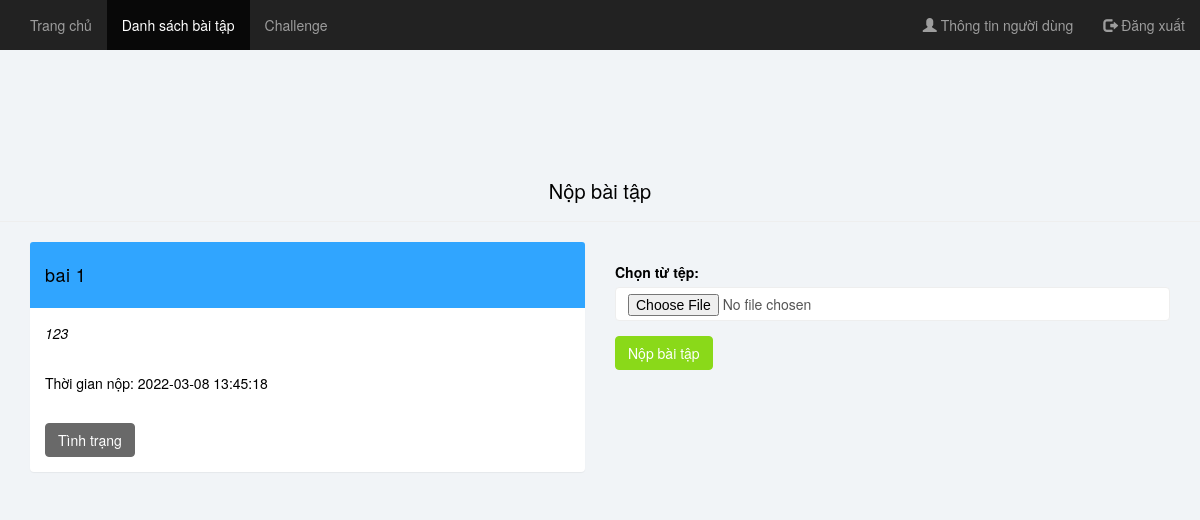
Page /exercise/sbmexercise.php?exerciseId=21 (signed in) on the committed database.
### tables this page shows
CREATE TABLE `exercise` (
  `id` int(11) NOT NULL,
  `teacherId` int(11) NOT NULL,
  `title` varchar(50) NOT NULL,
  `description` varchar(1000) DEFAULT NULL,
  `filePath` varchar(200) NOT NULL,
  `modified_time` datetime NOT NULL
);

### exercise/sbmExercise.php (the view, shortened to what this page needs)
<?php
require_once "../connect.php";
$exercise_sql_query = "SELECT id, title, description, filePath, modified_time FROM exercise where id = ?";
if ($stmt = mysqli_prepare($conn, $exercise_sql_query)) {
      mysqli_stmt_bind_param($stmt, "i", $_GET["exerciseId"]);
        if (mysqli_stmt_execute($stmt)) {
            $exercise_sql_result = $stmt->get_result();
            if (!($row = $exercise_sql_result ->fetch_assoc())) {
                echo "Không tồn tại!";
                exit;
            }
        }
        else {
            echo "Lỗi kết nối!";
            exit;
        }
}
?>
<!DOCTYPE html>
<html>
    <head>
        <link rel="stylesheet" href="https://maxcdn.bootstrapcdn.com/bootstrap/3.4.1/css/bootstrap.min.css">
        <link rel='stylesheet' href='../styles/mycss.css'>
        <link rel="stylesheet" href="../styles/styles.css">
    </head>
    <body>
        <nav class="navbar navbar-inverse navbar-fixed-top">
            <div class="container-fluid">
                <ul class="nav navbar-nav">
                    <li><a href="../index.php">Trang chủ</a></li>
                    <li class='active'><a href="listExercise.php"><?php if ($_SESSION["type"] == "teacher") echo "Thêm bài tập"; else echo "Danh sách bài tập" ?></a></li>
                    <li><a href="../challenge/listChallenge.php"><?php if ($_SESSION["type"] == "teacher") echo "Thêm challenge"; else echo "Challenge" ?></a></li>
                </ul>
                <ul class="nav navbar-nav navbar-right">
                    <li><a href="../user/profile.php?username=<?php echo $_SESSION['username']?>"><span class="glyphicon glyphicon-user"></span> Thông tin người dùng</a></li>
                    <li><a href="../logout.php"><span class="glyphicon glyphicon-log-out"></span> Đăng xuất</a></li>
                </ul>
            </div>
        </nav>
        <div class='page-header'>
            <br><br>
            <h1>Nộp bài tập</h1>
        </div>
        <div class='container'>
            <div class='row'>
                <div class='col-lg-6'>
                    <div class='panel panel-primary'>
                        <div class="panel-heading"><?= $row['title'] ?></div>
                        <div class="panel-body"><i><?= $row['description'] ?></i></div>
                        <div class='panel-body'>Thời gian nộp: <?= $row['modified_time'] ?></div>
                        <div class='panel-body'><a class='btn btn-warning' href='<?= $row['filePath'] ?>'>Tình trạng</a></div>
                    </div>
                </div>
                <div class='col-lg-6'>
                    <br>
                    <form action='' method='post' enctype='multipart/form-data'>
                        <div class='form-group'>
                            <label for='fileToUpload'>Chọn từ tệp: </label>
                            <input class='form-control' type="file" name="fileToUpload" id="fileToUpload" required>
                        </div>
                        <input class='btn btn-success' type="submit" value="Nộp bài tập" name="submit">
                    </form>
                </div>
            </div>
        </div>
    </body>
</html>

### styles/mycss.css (style rules this page uses)
.page-header { margin-top: 70px; text-align: center; }
body { font-family: "Helvetica Neue",Helvetica,Arial,sans-serif; background-color: white; color: #ffffff; }
input, textarea { color: #000000; }
.panel-body { color: black; }

### styles/styles.css (style rules this page uses)
body { font-family: "Helvetica Neue",Helvetica,Arial,sans-serif; background: #f1f4f7; padding-top: 50px; color: black; }
a, a:hover, a:focus { color: #000; }
h1, h2, h3, h4, h5, h6 { color: black; }
h1 { font-weight: 200; font-size: 20px; }
.panel-primary>.panel-heading { background-color: #30a5ff; border-color: #195f96; color: #000; padding: 10px 15px; border-bottom: 1px solid transparent; border-top-left-radius: 3px; border-top-right-radius: 3px; color: inherit; }
.panel-body { padding: 15px; }
.panel-heading { background-color: #30a5ff; border-color: #195f96; color: #000; padding: 10px 15px; border-bottom: 1px solid transparent; border-top-left-radius: 3px; border-top-right-radius: 3px; }
.form-control { border: 1px solid #eee; box-shadow: none; }
.btn-success, .btn-success:hover, .btn-success:focus, .btn-success:active, .btn-success.active, .open > .dropdown-toggle.btn-success, .btn-success.disabled, .btn-success[disabled], fieldset[disabled] .btn-success, .btn-success.disabled:hover, .btn-success[disabled]:hover, fieldset[disabled] .btn-success:hover, .btn-success.disabled:focus, .btn-success[disabled]:focus, fieldset[disabled] .btn-success:focus, .btn-success.disabled:active, .btn-success[disabled]:active, fieldset[disabled] .btn-success:active, .btn-success.disabled.active, .btn-success[disabled].active, fieldset[disabled] .btn-success.active { background-color: #8ad919; border-color: #8ad919; }
.btn-warning, .btn-warning:hover, .btn-warning:focus, .btn-warning:active, .btn-warning.active, .open > .dropdown-toggle.btn-warning, .btn-warning.disabled, .btn-warning[disabled], fieldset[disabled] .btn-warning, .btn-warning.disabled:hover, .btn-warning[disabled]:hover, fieldset[disabled] .btn-warning:hover, .btn-warning.disabled:focus, .btn-warning[disabled]:focus, fieldset[disabled] .btn-warning:focus, .btn-warning.disabled:active, .btn-warning[disabled]:active, fieldset[disabled] .btn-warning:active, .btn-warning.disabled.active, .btn-warning[disabled].active, fieldset[disabled] .btn-warning.active { background-color: #696969; border-color: #696969; }
.panel { border: 0; }
.panel-heading { font-size: 18px; font-weight: 300; letter-spacing: 0.025em; height: 66px; line-height: 45px; }
.navbar { border: 0; }

### rows in the picture
exercise: title "bai 1", description "123", modified_time "2022-03-08 13:45:18"
